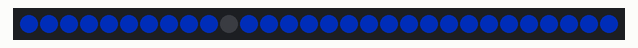
Recording of a sketch running on a simulated Arduino Uno, built with avr-gcc and run on an emulated ATmega328P. On the bench: 30 RGB LEDs in strip order, left to right. Dim RGB values are drawn brighter than linear; random numbers use the default seed unless the sketch sets one.

Above: at 0.45 s.
At 8.21 s:
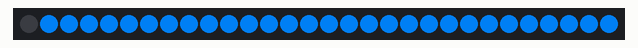
At 12.52 s:
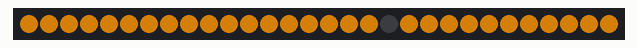
At 19.1 s:
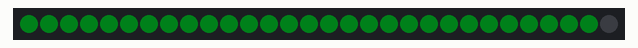
At 29.1 s:
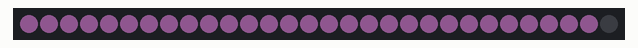
At 37.1 s:
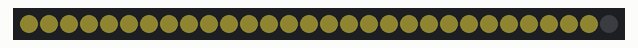

The sketch:

christmas_lights.ino
```cpp
// inspired from https://github.com/jbud/LED-Strip-Programming/blob/master/LEDControllerSource.ino
#include "FastLED.h"

#define NUM_LEDS 30
#define DATA_PIN 9                 // whatever pin you connect the green wire to
#define LED_CHIPSET TM1803    // Radio shack's chipset (SKU 2760339)
#define COLOR_ORDER GBR // Color order (RGB, RBG, BGR, BRG, GRB, GBR) See FastLED examples (RGB Calibration) for finding correct order.
#define MAX_BRIGHTNESS 255 // Max Brightness (Default 255)

//Global Variables.
CRGB leds[NUM_LEDS];
uint32_t g_color;
long n;

// This is only used for debugging functions and testing other stuff.
#define DEBUG_MODE true

//DEMO_MODE mode includes many flashing features and random colors, turning this off loops a gentle rainbow effect for at home use.
#define DEMO_MODE true

void setup() {
  FastLED.addLeds<LED_CHIPSET, DATA_PIN, COLOR_ORDER>(leds, NUM_LEDS);
}


void loop()
{
  if (DEBUG_MODE){
    //n = randomFunction();
    //prntInColorInt(n);
    rColorTest();
  }else{
    if (DEMO_MODE){
      randFunction();
    }else{
      rainbow(5);
    }
  }
}


/*UTILITY FUNCTIONS*/

uint32_t createRGB(uint8_t r, uint8_t g, uint8_t b)
{
    return ((r & 0xff) << 16) + ((g & 0xff) << 8) + (b & 0xff);
}

void rseed(){
    randomSeed(millis());
    delay(10);
}

uint16_t random255(){
  rseed();
  long r = random(10,256);
  return r;
}

uint32_t randomColor(){
    uint8_t r_R= random255();
    uint8_t g_G = random255();
    uint8_t b_B = random255();
   return createRGB(r_R, g_G, b_B);
}

long randomFunction(){
    rseed();
    long r = random(0,6);
    return r;
}

uint32_t randomRGB(){
    rseed();
    long r = random(0,3);
    uint32_t c;
    if (r == 0){
      c = CRGB::Red;
    }else{
      if (r == 1){
        c = CRGB::Green;
      }else{
        if (r == 2){
          c = CRGB::Blue;
        }else{
          c = CRGB::White;
        }
      }
    }
    return c;
}

void randFunction(){
  long e = randomFunction();
  switch(e){
    case 0:
      cyln();
      break;
    case 1:
      chase();
      break;
    case 2:
      rMissing_chase();
      break;
    case 3:
      //wave(5);
      rWave(5);
      break;
    case 4:
      //chase_slow();
      rChase_slow();
      break;
    case 5:
    default:
      rainbow(5);
      break;
  }
}

/*MAIN LED EFFECTS*/

void color_chase(uint32_t color, uint8_t wait)
{
	FastLED.clear();
	FastLED.setBrightness(MAX_BRIGHTNESS);
	for(int led_number = 0; led_number < NUM_LEDS; led_number++)
	{
		leds[led_number] = color;
		FastLED.show();
		delay(wait);
		leds[led_number] = CRGB::Black;
	}
	return;
}

void missing_dot_chase(uint32_t color, uint8_t wait)
{
	for (int led_brightness = MAX_BRIGHTNESS; led_brightness > 10; led_brightness/=2)
	{
		FastLED.setBrightness(led_brightness);

		fill_solid(leds, NUM_LEDS, color);

		for(int led_number = 0; led_number < NUM_LEDS; led_number++)
		{
			leds[led_number] =  CRGB::Black;
			if( led_number > 0 && led_number < NUM_LEDS)
			{
				leds[led_number-1] = color;
			}
			FastLED.show();
			delay(wait);
		}
	}
	return;
}

void missing_dot_chase_reverse(uint32_t color, uint8_t wait)
{
	for (int led_brightness = 10; led_brightness < MAX_BRIGHTNESS; led_brightness*=2)
	{
		FastLED.setBrightness(led_brightness);

		fill_solid(leds, NUM_LEDS, color);

		for(int led_number = 0; led_number < NUM_LEDS; led_number++)
		{
			leds[led_number] =  CRGB::Black;
			if( led_number > 0 && led_number < NUM_LEDS)
			{
				leds[led_number-1] = color;
			}
			FastLED.show();
			delay(wait);
		}
	}
	return;
}

void cylon(CRGB color, uint16_t wait, uint8_t number_of_cycles)
{
	FastLED.setBrightness(255);
	for (uint8_t times = 0; times<=number_of_cycles; times++)
	{
		for(int led_number = 0; led_number < NUM_LEDS; led_number++)
		{
			leds[led_number] = color;
			FastLED.show();
			leds[led_number] = CRGB::Black;
			delay(wait);
		}

		for(int led_number = NUM_LEDS-1; led_number >= 0; led_number--)
		{
			leds[led_number] = color;
			FastLED.show();
			leds[led_number] = CRGB::Black;
			delay(wait);
		}
	}
	return;
}

void rainbow(uint8_t wait)
{

	uint16_t hue;
	FastLED.clear();
        FastLED.setBrightness(MAX_BRIGHTNESS);
	for(hue=10; hue<255*3; hue++)
	{

		fill_rainbow( &(leds[0]), NUM_LEDS, hue);
		FastLED.show();
		delay(wait);
	}
	return;
}

/*DEBUG FUNCTIONS*/

void prntInColorInt(uint8_t i){

  if (i == 0){
    missing_dot_chase(CRGB::Red, 5);
  }else{
      for (uint8_t j = 1; j <= i; j++){
      missing_dot_chase(0xcc00cc, 5);
      delay(100);
    }
  }
  delay(5000);
}
void colorTest(){
  uint32_t c = randomRGB();
  missing_dot_chase(c, 5);
  delay(1000);

}

void rColorTest(){
    uint8_t r_R = random255();
    rseed();
    uint8_t g_G = random255();
    rseed();
    uint8_t b_B = random255();
    //prntInColorInt(r_R);
    uint32_t clor = createRGB( r_R, g_G, b_B);
  missing_dot_chase(clor, 5);
  delay(1000);

}

/*Function Modes*/

void cyln(){
  g_color = randomColor();
  cylon(g_color,25, 5);
}

void missing_chase(){
       	  missing_dot_chase(CRGB::White, 20);
      	  missing_dot_chase(CRGB::Red, 20);
      	  missing_dot_chase(CRGB::Yellow, 20);
      	  missing_dot_chase(CRGB::Green, 20);
      	  missing_dot_chase(CRGB::Cyan, 20);
      	  missing_dot_chase(CRGB::Blue, 20);
      	  missing_dot_chase(0x3000cc, 20) ;

}

void chase(){
          color_chase(CRGB::Green, 15);
      	  color_chase(CRGB::BlueViolet, 15);
      	  color_chase(CRGB::Red, 15);
      	  color_chase(CRGB::Yellow, 15);
      	  color_chase(CRGB::Green, 15);
          color_chase(CRGB::Cyan, 15);
          color_chase(CRGB::Blue, 15);
}

void chase_slow(){
          color_chase(CRGB::White, 150);
          color_chase(CRGB::Green, 150);
      	  color_chase(CRGB::BlueViolet, 150);
      	  color_chase(CRGB::Red, 150);
      	  color_chase(CRGB::Yellow, 150);
      	  color_chase(CRGB::Green, 150);
          color_chase(CRGB::Cyan, 150);
          color_chase(CRGB::Blue, 150);
}

void wave(uint8_t wait){
          missing_dot_chase(CRGB::White, wait);
      	  missing_dot_chase_reverse(CRGB::Red, wait);
      	  missing_dot_chase(CRGB::Yellow, wait);
      	  missing_dot_chase_reverse(CRGB::Green, wait);
      	  missing_dot_chase(CRGB::Cyan, wait);
      	  missing_dot_chase_reverse(CRGB::Blue, wait);
      	  missing_dot_chase(0x3000cc, wait) ;
          missing_dot_chase_reverse(CRGB::White, wait);
      	  missing_dot_chase(CRGB::Red, wait);
      	  missing_dot_chase_reverse(CRGB::Yellow, wait);
      	  missing_dot_chase(CRGB::Green, wait);
      	  missing_dot_chase_reverse(CRGB::Cyan, wait);
      	  missing_dot_chase(CRGB::Blue, wait);
      	  missing_dot_chase_reverse(0x3000cc, wait) ;
}

/*Random Simplified Function Modes*/

void rMissing_chase(){
  for (uint8_t i=0;i<10;i++){
   missing_dot_chase(randomColor(), 20);
  }
}
void rWave(uint8_t wait){
  for (uint8_t i=0;i<10;i++){
    missing_dot_chase(randomColor(), wait);
    missing_dot_chase_reverse(randomColor(), wait);
  }
}

void rChase_slow(){
  for (uint8_t i=0;i<10;i++){
   color_chase(randomColor(), 150);
  }
}
```

Measured:
- what the display in image 3 shows lasts 1.1 s, from 19.0 s to 20.1 s
